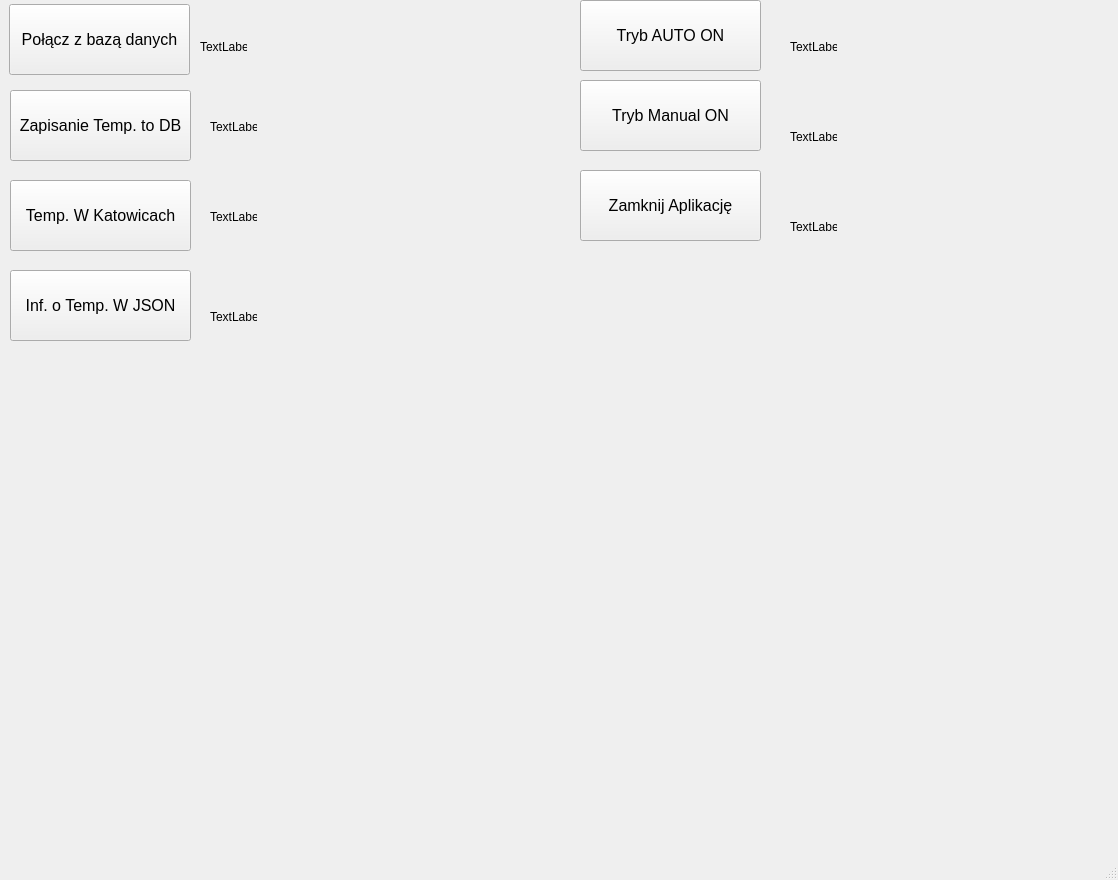
<?xml version="1.0" encoding="UTF-8"?>
<ui version="4.0">
 <class>MainWindow</class>
 <widget class="QMainWindow" name="MainWindow">
  <property name="geometry">
   <rect>
    <x>0</x>
    <y>0</y>
    <width>1118</width>
    <height>880</height>
   </rect>
  </property>
  <property name="windowTitle">
   <string>MainWindow</string>
  </property>
  <widget class="QWidget" name="centralwidget">
   <widget class="QPushButton" name="pushButton_7">
    <property name="geometry">
     <rect>
      <x>9</x>
      <y>4</y>
      <width>181</width>
      <height>71</height>
     </rect>
    </property>
    <property name="font">
     <font>
      <pointsize>12</pointsize>
     </font>
    </property>
    <property name="text">
     <string>Połącz z bazą danych</string>
    </property>
   </widget>
   <widget class="QLabel" name="label">
    <property name="geometry">
     <rect>
      <x>200</x>
      <y>40</y>
      <width>47</width>
      <height>13</height>
     </rect>
    </property>
    <property name="text">
     <string>TextLabel</string>
    </property>
   </widget>
   <widget class="QLabel" name="label_2">
    <property name="geometry">
     <rect>
      <x>210</x>
      <y>120</y>
      <width>47</width>
      <height>13</height>
     </rect>
    </property>
    <property name="text">
     <string>TextLabel</string>
    </property>
   </widget>
   <widget class="QLabel" name="label_3">
    <property name="geometry">
     <rect>
      <x>210</x>
      <y>210</y>
      <width>47</width>
      <height>13</height>
     </rect>
    </property>
    <property name="text">
     <string>TextLabel</string>
    </property>
   </widget>
   <widget class="QLabel" name="label_4">
    <property name="geometry">
     <rect>
      <x>210</x>
      <y>310</y>
      <width>47</width>
      <height>13</height>
     </rect>
    </property>
    <property name="text">
     <string>TextLabel</string>
    </property>
   </widget>
   <widget class="QLabel" name="label_5">
    <property name="geometry">
     <rect>
      <x>790</x>
      <y>40</y>
      <width>47</width>
      <height>13</height>
     </rect>
    </property>
    <property name="text">
     <string>TextLabel</string>
    </property>
   </widget>
   <widget class="QLabel" name="label_6">
    <property name="geometry">
     <rect>
      <x>790</x>
      <y>220</y>
      <width>47</width>
      <height>13</height>
     </rect>
    </property>
    <property name="text">
     <string>TextLabel</string>
    </property>
   </widget>
   <widget class="QLabel" name="label_7">
    <property name="geometry">
     <rect>
      <x>790</x>
      <y>130</y>
      <width>47</width>
      <height>13</height>
     </rect>
    </property>
    <property name="text">
     <string>TextLabel</string>
    </property>
   </widget>
   <widget class="QPushButton" name="pushButton_8">
    <property name="geometry">
     <rect>
      <x>10</x>
      <y>180</y>
      <width>181</width>
      <height>71</height>
     </rect>
    </property>
    <property name="font">
     <font>
      <pointsize>12</pointsize>
     </font>
    </property>
    <property name="text">
     <string>Temp. W Katowicach</string>
    </property>
   </widget>
   <widget class="QPushButton" name="pushButton_9">
    <property name="geometry">
     <rect>
      <x>10</x>
      <y>270</y>
      <width>181</width>
      <height>71</height>
     </rect>
    </property>
    <property name="font">
     <font>
      <pointsize>12</pointsize>
     </font>
    </property>
    <property name="text">
     <string>Inf. o Temp. W JSON</string>
    </property>
   </widget>
   <widget class="QPushButton" name="pushButton_10">
    <property name="geometry">
     <rect>
      <x>580</x>
      <y>0</y>
      <width>181</width>
      <height>71</height>
     </rect>
    </property>
    <property name="font">
     <font>
      <pointsize>12</pointsize>
     </font>
    </property>
    <property name="text">
     <string>Tryb AUTO ON</string>
    </property>
   </widget>
   <widget class="QPushButton" name="pushButton_11">
    <property name="geometry">
     <rect>
      <x>580</x>
      <y>80</y>
      <width>181</width>
      <height>71</height>
     </rect>
    </property>
    <property name="font">
     <font>
      <pointsize>12</pointsize>
     </font>
    </property>
    <property name="text">
     <string>Tryb Manual ON</string>
    </property>
   </widget>
   <widget class="QPushButton" name="pushButton_12">
    <property name="geometry">
     <rect>
      <x>10</x>
      <y>90</y>
      <width>181</width>
      <height>71</height>
     </rect>
    </property>
    <property name="font">
     <font>
      <pointsize>12</pointsize>
     </font>
    </property>
    <property name="text">
     <string>Zapisanie Temp. to DB</string>
    </property>
   </widget>
   <widget class="QPushButton" name="pushButton_13">
    <property name="geometry">
     <rect>
      <x>580</x>
      <y>170</y>
      <width>181</width>
      <height>71</height>
     </rect>
    </property>
    <property name="font">
     <font>
      <pointsize>12</pointsize>
     </font>
    </property>
    <property name="text">
     <string>Zamknij Aplikację</string>
    </property>
   </widget>
  </widget>
  <widget class="QMenuBar" name="menubar">
   <property name="geometry">
    <rect>
     <x>0</x>
     <y>0</y>
     <width>1118</width>
     <height>21</height>
    </rect>
   </property>
  </widget>
  <widget class="QStatusBar" name="statusbar"/>
 </widget>
 <resources/>
 <connections/>
</ui>
